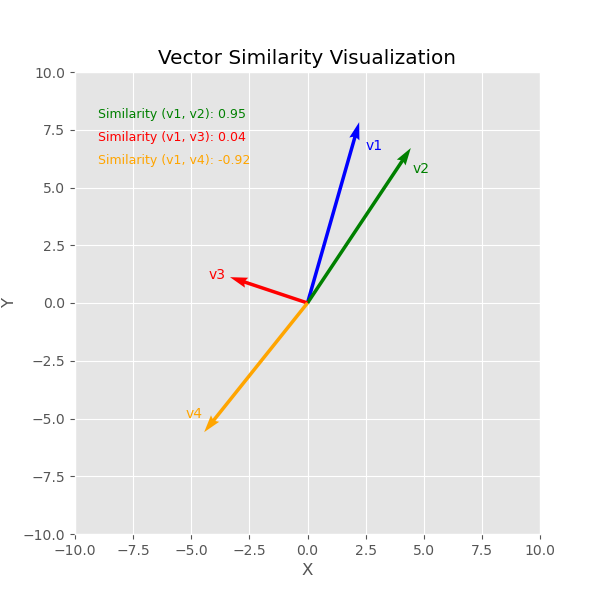

Reproduce this figure in Python.
import numpy as np
import matplotlib.pyplot as plt

def cosine_similarity(a, b):
    dot = np.dot(a, b)
    norm_a = np.linalg.norm(a)
    norm_b = np.linalg.norm(b)
    return dot / (norm_a * norm_b)

# Sample 2D vectors
v1 = np.array([2, 7])
v2 = np.array([4, 6])  # Similar to v1
v3 = np.array([-3, 1])  # Somewhat orthogonal to v1
v4 = np.array([-4, -5]) # Opposite direction to v1

# Calculate similarities
sim_v1_v2 = cosine_similarity(v1, v2)
sim_v1_v3 = cosine_similarity(v1, v3)
sim_v1_v4 = cosine_similarity(v1, v4)

# Plot setup
plt.figure(figsize=(6, 6))
plt.style.use('ggplot')
plt.xlim(-10, 10)
plt.ylim(-10, 10)
plt.xlabel("X")
plt.ylabel("Y")
plt.title("Vector Similarity Visualization")

# Plotting the vectors
scale_factor = 18
plt.quiver(0, 0, v1[0], v1[1], color='blue', scale=scale_factor)
plt.quiver(0, 0, v2[0], v2[1], color='green', scale=scale_factor)
plt.quiver(0, 0, v3[0], v3[1], color='red', scale=scale_factor)
plt.quiver(0, 0, v4[0], v4[1], color='orange', scale=scale_factor)

# Adding text labels next to the vectors at the arrow tips
plt.text(v1[0] + 0.5, v1[1] - 0.5, 'v1', color='blue', fontsize=10, verticalalignment='bottom', horizontalalignment='left')
plt.text(v2[0] + 0.5, v2[1] - 0.5, 'v2', color='green', fontsize=10, verticalalignment='bottom', horizontalalignment='left')
plt.text(v3[0] - 0.5, v3[1] + 0.5, 'v3', color='red', fontsize=10, verticalalignment='top', horizontalalignment='right')
plt.text(v4[0] - 0.5, v4[1] + 0.5, 'v4', color='orange', fontsize=10, verticalalignment='top', horizontalalignment='right')

# Adding text annotations with similarity results
plt.text(-9, 8, f"Similarity (v1, v2): {sim_v1_v2:.2f}", fontsize=9, color='green')
plt.text(-9, 7, f"Similarity (v1, v3): {sim_v1_v3:.2f}", fontsize=9, color='red')
plt.text(-9, 6, f"Similarity (v1, v4): {sim_v1_v4:.2f}", fontsize=9, color='orange')

plt.grid(True)
plt.savefig("similarity_2d.png")
plt.show()
